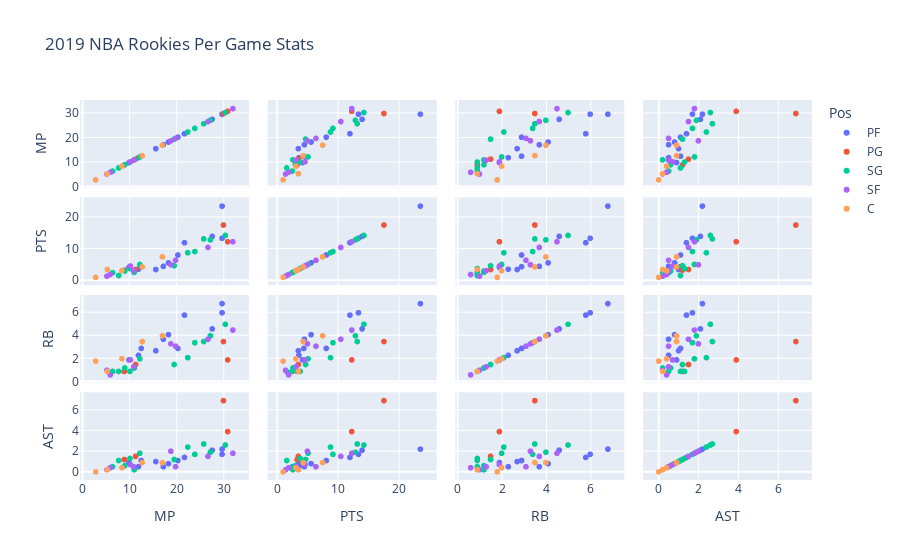

The notebook cell saved with this chart:
### Code cell
fig = px.scatter_matrix(rookies, dimensions=["MP", "PTS", "RB", "AST"], title="2019 NBA Rookies Per Game Stats", color ='Pos', hover_data = ['Player'])

fig.show()

### Figure 1 — Plotly figure (JSON) as saved in the notebook; plotly's stock layout.template omitted (floating-point values rounded to 4 significant figures)
{"data": [{"customdata": [["Zion Williamson"], ["Rui Hachimura"], ["Cameron Johnson"], ["Brandon Clarke"], ["Grant Williams"], ["Darius Bazley"], ["Nassir Little"], ["Nicolas Claxton"], ["Alen Smailagić"], ["Eric Paschall"], ["Jalen McDaniels"]], "dimensions": [{"axis": {"matches": true}, "label": "MP", "values": [29.7, 29.7, 20.3, 21.7, 15.6, 17.2, 11.9, 12.5, 9.9, 27.6, 18.3]}, {"axis": {"matches": true}, "label": "PTS", "values": [23.6, 13.4, 8.1, 12, 3.5, 4.5, 3.6, 4.4, 4.2, 14, 5.6]}, {"axis": {"matches": true}, "label": "RB", "values": [6.8, 6, 2.9, 5.8, 2.7, 3.7, 2.3, 2.9, 1.9, 4.6, 4.1]}, {"axis": {"matches": true}, "label": "AST", "values": [2.2, 1.7, 1.1, 1.4, 1, 0.5, 0.5, 1.1, 0.9, 2.1, 0.8]}], "hovertemplate": "Pos=PF<br>%{xaxis.title.text}=%{x}<br>%{yaxis.title.text}=%{y}<br>Player=%{customdata[0]}<extra></extra>", "legendgroup": "PF", "marker": {"color": "#636efa", "symbol": "circle"}, "name": "PF", "showlegend": true, "type": "splom"}, {"customdata": [["Ja Morant"], ["Darius Garland"], ["Ty Jerome"], ["Tremont Waters"]], "dimensions": [{"axis": {"matches": true}, "label": "MP", "values": [30, 30.9, 11.3, 8.9]}, {"axis": {"matches": true}, "label": "PTS", "values": [17.6, 12.3, 3.5, 3.3]}, {"axis": {"matches": true}, "label": "RB", "values": [3.5, 1.9, 1.5, 0.9]}, {"axis": {"matches": true}, "label": "AST", "values": [6.9, 3.9, 1.5, 1.2]}], "hovertemplate": "Pos=PG<br>%{xaxis.title.text}=%{x}<br>%{yaxis.title.text}=%{y}<br>Player=%{customdata[0]}<extra></extra>", "legendgroup": "PG", "marker": {"color": "#EF553B", "symbol": "circle"}, "name": "PG", "showlegend": true, "type": "splom"}, {"customdata": [["RJ Barrett"], ["Jarrett Culver"], ["Coby White"], ["Tyler Herro"], ["Romeo Langford"], ["Nickeil Alexander-Walker"], ["Matisse Thybulle"], ["Jordan Poole"], ["Carsen Edwards"], ["Justin James"], ["Jaylen Nowell"], ["Terance Mann"]], "dimensions": [{"axis": {"matches": true}, "label": "MP", "values": [30.4, 23.9, 25.8, 27.2, 11, 12.2, 19.5, 22.4, 9, 6.4, 10.1, 7.7]}, {"axis": {"matches": true}, "label": "PTS", "values": [14.3, 9.2, 13.2, 12.9, 2.6, 5.1, 4.7, 8.8, 3, 2.5, 3.8, 1.6]}, {"axis": {"matches": true}, "label": "RB", "values": [5, 3.4, 3.5, 4, 1.2, 2, 1.5, 2.1, 1.2, 0.9, 0.9, 0.9]}, {"axis": {"matches": true}, "label": "AST", "values": [2.6, 1.7, 2.7, 1.9, 0.2, 1.8, 1.2, 2.4, 0.6, 0.5, 1.3, 1.1]}], "hovertemplate": "Pos=SG<br>%{xaxis.title.text}=%{x}<br>%{yaxis.title.text}=%{y}<br>Player=%{customdata[0]}<extra></extra>", "legendgroup": "SG", "marker": {"color": "#00cc96", "symbol": "circle"}, "name": "SG", "showlegend": true, "type": "splom"}, {"customdata": [["De'Andre Hunter"], ["Cam Reddish"], ["Sekou Doumbouya"], ["Keldon Johnson"], ["KZ Okpala"], ["Cody Martin"], ["Admiral Schofield"], ["Ignas Brazdeikis"]], "dimensions": [{"axis": {"matches": true}, "label": "MP", "values": [32, 26.7, 19.8, 10.2, 5.2, 18.8, 10.9, 5.9]}, {"axis": {"matches": true}, "label": "PTS", "values": [12.3, 10.5, 6.4, 4.6, 1.4, 5, 3.1, 1.9]}, {"axis": {"matches": true}, "label": "RB", "values": [4.5, 3.7, 3.1, 1.9, 1, 3.3, 1.3, 0.6]}, {"axis": {"matches": true}, "label": "AST", "values": [1.8, 1.5, 0.5, 0.7, 0.2, 2, 0.5, 0.4]}], "hovertemplate": "Pos=SF<br>%{xaxis.title.text}=%{x}<br>%{yaxis.title.text}=%{y}<br>Player=%{customdata[0]}<extra></extra>", "legendgroup": "SF", "marker": {"color": "#ab63fa", "symbol": "circle"}, "name": "SF", "showlegend": true, "type": "splom"}, {"customdata": [["Jaxson Hayes"], ["Goga Bitadze"], ["Mfiondu Kabengele"], ["Bruno Fernando"], ["Dewan Hernandez"]], "dimensions": [{"axis": {"matches": true}, "label": "MP", "values": [17, 8.4, 5.3, 12.7, 2.8]}, {"axis": {"matches": true}, "label": "PTS", "values": [7.5, 3.1, 3.5, 4.3, 1]}, {"axis": {"matches": true}, "label": "RB", "values": [4, 2, 0.9, 3.5, 1.8]}, {"axis": {"matches": true}, "label": "AST", "values": [0.9, 0.4, 0.2, 0.9, 0]}], "hovertemplate": "Pos=C<br>%{xaxis.title.text}=%{x}<br>%{yaxis.title.text}=%{y}<br>Player=%{customdata[0]}<extra></extra>", "legendgroup": "C", "marker": {"color": "#FFA15A", "symbol": "circle"}, "name": "C", "showlegend": true, "type": "splom"}], "layout": {"dragmode": "select", "legend": {"title": {"text": "Pos"}, "tracegroupgap": 0}, "title": {"text": "2019 NBA Rookies Per Game Stats"}}}
